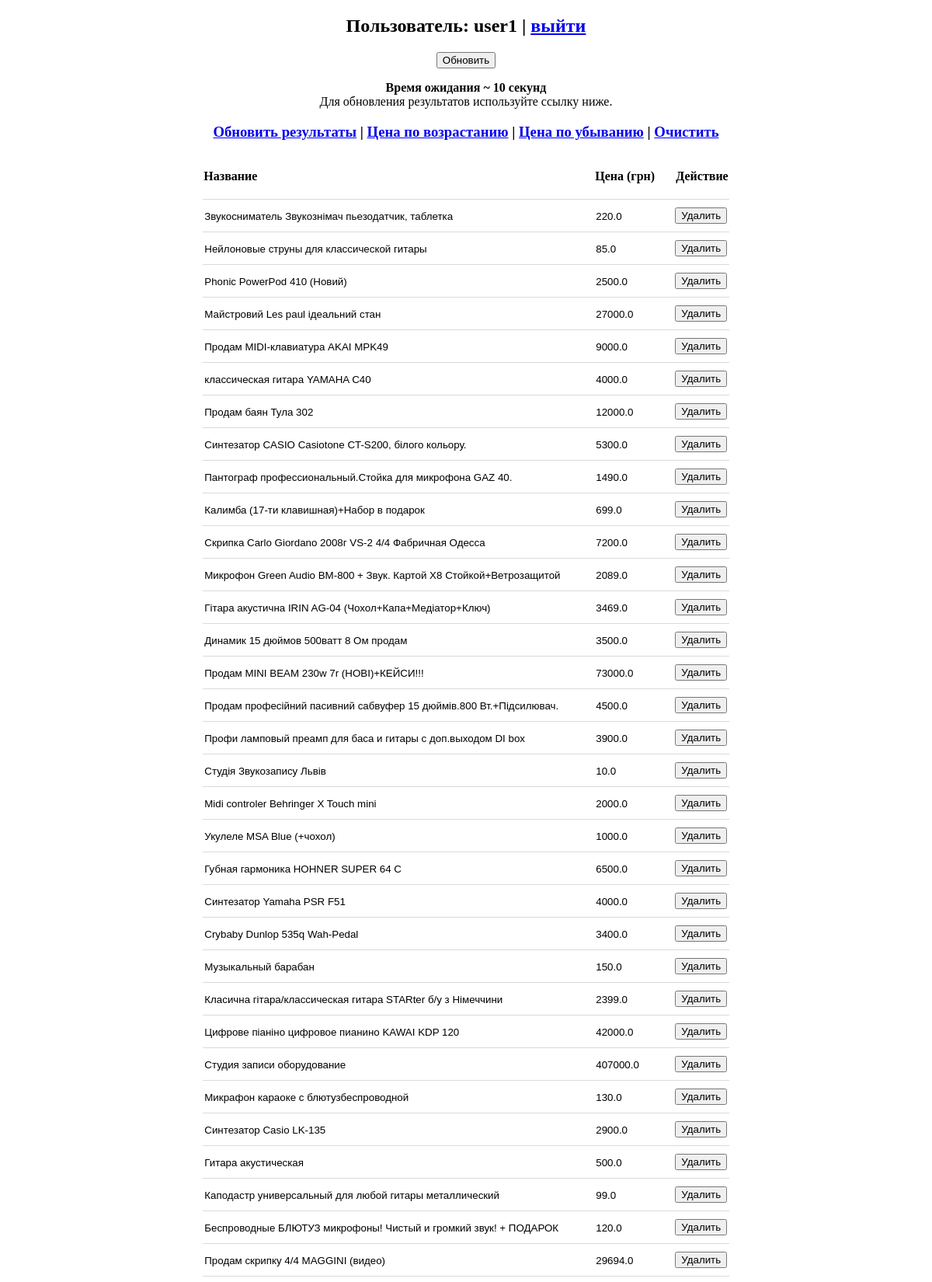
The page / (signed in, upper part) on the database its author committed.
### main.py (models this page shows, shortened)
class Users(db.Model):
    id = db.Column(db.Integer, primary_key=True)
    login = db.Column(db.String(100), nullable=False)
    password = db.Column(db.String(255), nullable=False)
    access_level = db.Column(db.Integer, nullable=False)

class Advertisements(db.Model):
    id = db.Column(db.Integer, primary_key=True)
    title = db.Column(db.String(100), nullable=False)
    price = db.Column(db.Float, nullable=False)
    photo = db.Column(db.String(255), nullable=False)
    seller_name = db.Column(db.String(255), nullable=False)

### main.py (the view, shortened to what this page needs)
@app.route('/', methods=['GET', 'POST'])
def index():
    try:
        user_id = session['user_id']
    except:
        return redirect(url_for('login'))
    user = Users.query.get(user_id)
    if user.access_level == 1:
        goal = 100
        estimate_time = 10
    elif user.access_level == 2:
        goal = 200
        estimate_time = 20
    elif user.access_level == 3:
        goal = 300
        estimate_time = 30
    else:
        goal = 0
    if request.args.get('user') == 'logout':
        del session['user_id']
        return redirect(url_for('login'))
    advertisements = Advertisements.query.order_by(Advertisements.id.desc()).limit(goal).all()
    if request.args.get('sort') == 'price_down':
        advertisements.sort(key=lambda x: x.price, reverse=True)
    if request.args.get('sort') == 'price_up':
        advertisements.sort(key=lambda x: x.price, reverse=False)
    data = {
        'user_id': user_id,
        'user_login': Users.query.get(user_id).login,
        'user_access_level': Users.query.get(user_id).access_level,
        'advertisements': advertisements,
        'estimate_time': estimate_time,
    }
    return render_template('main.html', data=data)

### templates/main.html (shortened to what this page needs)
{% extends 'base.html' %}
{% block content %}
    <h2>Пользователь: {{ data['user_login'] }} | <a href="?user=logout">выйти</a></h2>
    <form method="post">
        <input type="submit" name="action" value="Обновить">
        <p><b>Время ожидания ~ {{ data['estimate_time'] }} секунд</b><br>
        Для обновления результатов используйте ссылку ниже.
        </p>
    </form>
    <h3><a href="/">Обновить результаты</a>
        {% if data['advertisements'] | length > 0 %} |
            <a href="?sort=price_up">Цена по возрастанию</a> |
            <a href="?sort=price_down">Цена по убыванию</a> |
            <a href="?data=clear">Очистить</a>
        {% endif %}
    </h3>
    <br>
    {% if data['advertisements'] | length > 0 %}
        <table>
            <thead>
                <tr>
                    <th>Название</th>
                    <th>Цена (грн)</th>
                    <th>Действие</th>
                </tr>
            </thead>
            <tbody>
                {% for adv in data['advertisements'] %}
                    <tr>
                        <form method="post">
                            <td class="title">
                                <input type="text" name="title" value="{{ adv.title }}" readonly>
                            </td>
                            <td class="price">
                                <input type="text" name="price" value="{{ adv.price }}" readonly>
                            </td>
                            <td>
                                <input type="submit" name="action" value="Удалить">
                            </td>
                        </form>
                    </tr>
                {% endfor %}
            </tbody>
        </table>
    {% endif %}
{% endblock content %}

### templates/base.html (shortened to what this page needs)
<!DOCTYPE html>
<html lang="en">
<head>
</head>
<body>
    <center>
        {% block content %}
        {% endblock content %}
    </center>
</body>
</html>

### templates/base.html (style rules this page uses)
table { border-collapse: collapse; }
th { padding-bottom: 20px; text-align: left; }
tr { border-bottom: 1px solid #72727243; }
td { padding: 10px 0; }
td.title input { width: 500px; }
td.price input { width: 100px; }
.title input, .price input, .seller_name input { border: none; }

### rows shown on the page
Users: user_login "user1"
Advertisements: title "Звукосниматель Звукознімач пьезодатчик, таблетка", price "220.0"
Advertisements: title "Нейлоновые струны для классической гитары", price "85.0"
Advertisements: title "Phonic PowerPod 410 (Новий)", price "2500.0"
Advertisements: title "Майстровий Les paul ідеальний стан", price "27000.0"
Advertisements: title "Продам MIDI-клавиатура AKAI MPK49", price "9000.0"
Advertisements: title "классическая гитара YAMAHA C40", price "4000.0"
Advertisements: title "Продам баян Тула 302", price "12000.0"
Advertisements: title "Синтезатор CASIO Casiotone CT-S200, білого кольору.", price "5300.0"
Advertisements: title "Пантограф профессиональный.Стойка для микрофона GAZ 40.", price "1490.0"
Advertisements: title "Калимба (17-ти клавишная)+Набор в подарок", price "699.0"
Advertisements: title "Скрипка Carlo Giordano 2008г VS-2 4/4 Фабричная Одесса", price "7200.0"
Advertisements: title "Микрофон Green Audio BM-800 + Звук. Картой Х8 Стойкой+Ветрозащитой", price "2089.0"
Advertisements: title "Гітара акустична IRIN AG-04 (Чохол+Капа+Медіатор+Ключ)", price "3469.0"
Advertisements: title "Динамик 15 дюймов 500ватт 8 Ом продам", price "3500.0"
Advertisements: title "Продам MINI BEAM 230w 7r (НОВІ)+КЕЙСИ!!!", price "73000.0"
Advertisements: title "Продам професійний пасивний сабвуфер 15 дюймів.800 Вт.+Підсилювач.", price "4500.0"
Advertisements: title "Профи ламповый преамп для баса и гитары c доп.выходом DI box", price "3900.0"
Advertisements: title "Студія Звукозапису Львів", price "10.0"
Advertisements: title "Midi controler Behringer X Touch mini", price "2000.0"
Advertisements: title "Укулеле MSA Blue (+чохол)", price "1000.0"
Advertisements: title "Губная гармоника HOHNER SUPER 64 C", price "6500.0"
Advertisements: title "Синтезатор Yamaha PSR F51", price "4000.0"
Advertisements: title "Crybaby Dunlop 535q Wah-Pedal", price "3400.0"
Advertisements: title "Музыкальный барабан", price "150.0"
Advertisements: title "Класична гітара/классическая гитара STARter б/у з Німеччини", price "2399.0"
Advertisements: title "Цифрове піаніно цифровое пианино KAWAI KDP 120", price "42000.0"
Advertisements: title "Студия записи оборудование", price "407000.0"
Advertisements: title "Микрафон караоке с блютузбеспроводной", price "130.0"
Advertisements: title "Синтезатор Casio LK-135", price "2900.0"
Advertisements: title "Гитара акустическая", price "500.0"
Advertisements: title "Каподастр универсальный для любой гитары металлический", price "99.0"
Advertisements: title "Беспроводные БЛЮТУЗ микрофоны! Чистый и громкий звук! + ПОДАРОК", price "120.0"
Advertisements: title "Продам скрипку 4/4 MAGGINI (видео)", price "29694.0"

### other values the page prints
{{ data['estimate_time'] }} "10"
